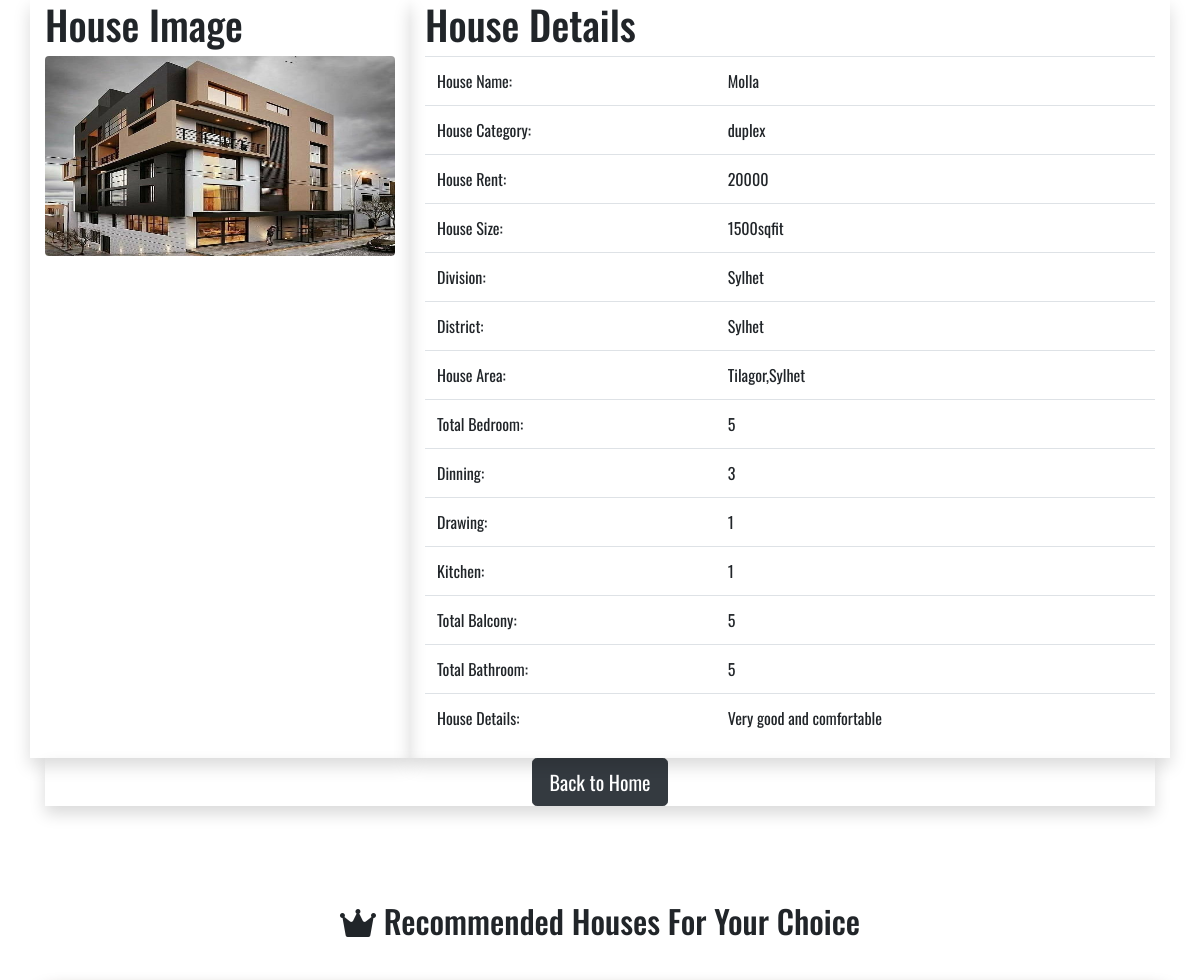
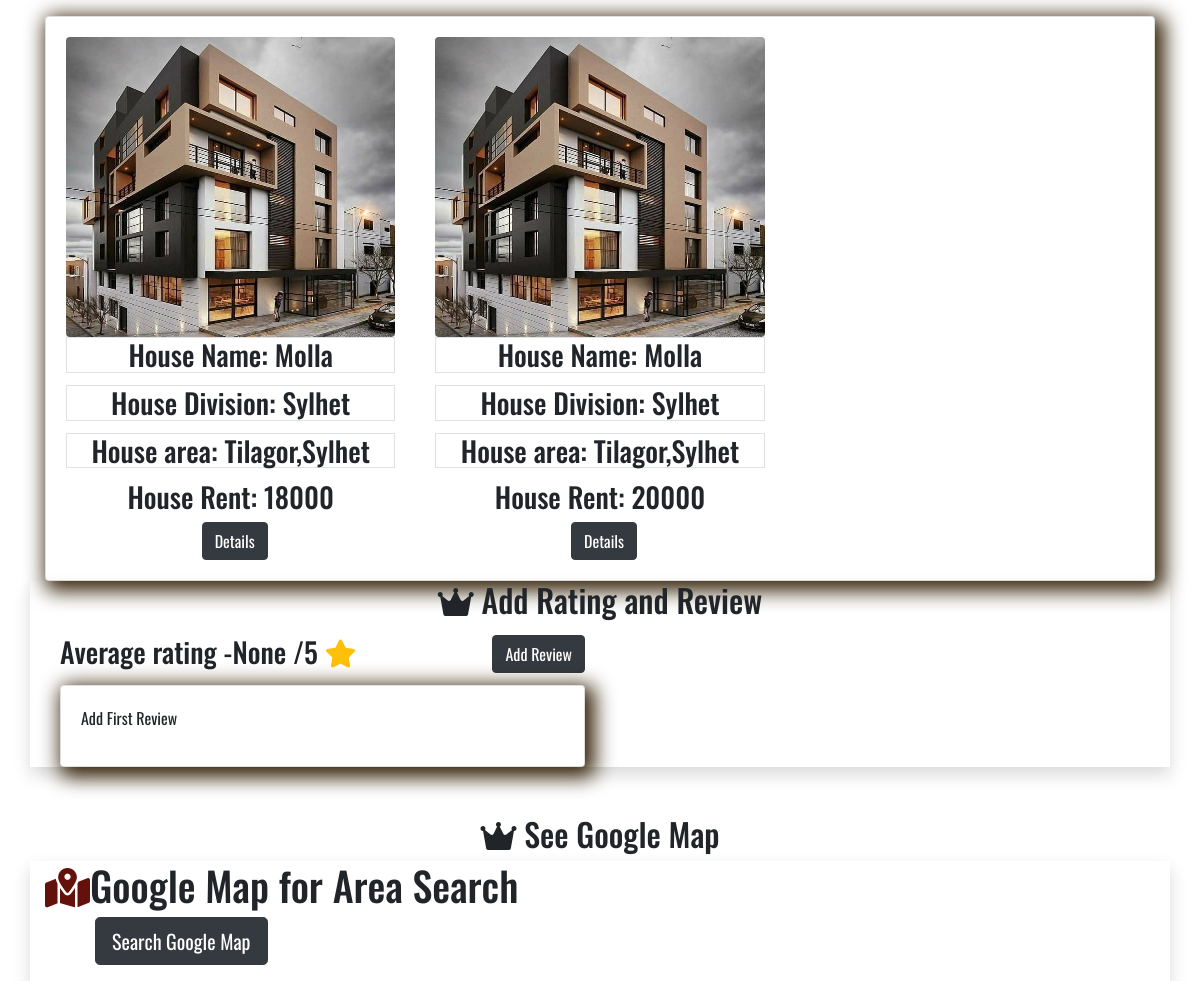
/homedetails/2, run on the app's committed database (2 pictures, top to bottom).
### houserental/models.py (models this page shows)
class ownerformfill(models.Model):
    ownername=models.CharField(max_length=100)
    email=models.EmailField()
    phn=models.IntegerField()
    housecategory=models.CharField(choices=HOUSE_CATEGORY, max_length=200)
    housename=models.CharField(max_length=100)
    houserent=models.PositiveIntegerField(default=0)
    img=models.ImageField(upload_to=fileimg, null=True, blank=True )
    imgidfont=models.ImageField(upload_to=fileimg, null=True, blank=True )
    imgidback=models.ImageField(upload_to=fileimg, null=True, blank=True )
    division=models.CharField(max_length=50)   #select dity pari nai..tai choices=DIVIDSION cut korlm
    district=models.CharField(max_length=100)
    area=models.CharField(max_length=250, verbose_name='Area', blank=True)
    housesize=models.CharField(max_length=100)
    bedroom=models.PositiveIntegerField(default=0)
    dinning=models.PositiveIntegerField(default=0)
    drawing=models.PositiveIntegerField(default=0)
    bathroom=models.PositiveIntegerField(default=0)
    kitchen=models.PositiveIntegerField(default=0)
    balcony=models.PositiveIntegerField(default=0)
    allinfo=models.CharField(max_length=100)
    class Meta:
        verbose_name = "Ownerformfill"
        verbose_name_plural = "Ownerformfill"

### houserental/views.py (the view)
# urls.py: path('homedetails/<str:pk>', views.homedetails, name='homedetails'),
def homedetails(request,pk):
    fe=ownerformfill.objects.get(id=pk)  #primary key(pk) ja oi key ar details dekhabe
    min_range = fe.houserent-2000
    max_range = fe.houserent+2000
    min_room=fe.bedroom-2
    max_room=fe.bedroom+2
    min_bathroom=fe.bathroom-2
    max_bathroom=fe.bathroom+2
    area_name=fe.area
    global house_list
    house_list = ownerformfill.objects.filter(houserent__range=[min_range, max_range],area__icontains=area_name)
    ratevariable=houserateform()        #amar rate ai product ar jonno create form name houserateform
    canAdd=True
    reviewcheck=houserate.objects.filter(infor_id=fe).count()   #ai fe ta info ar uporer fe k bujayse..it is user variable upore..r infor_id ta houserate model ar foreng variable thyk nea
    if reviewcheck>0:
        canAdd=False
    reviewfetch=houserate.objects.filter(infor_id=fe)           #infor_id holo houserate ar forengkey.ja ownerformfill thyk nea
    avg_reviewfetch=houserate.objects.filter(infor_id=fe).aggregate(avg_rate=Avg('info_rate'))
    d=houserate.objects.all().order_by('info_rate')
    if 'r' in request.GET:
        r=request.GET['r']
        rat=houserate.objects.filter(info_rate__icontains=r)
    else:
        rat=houserate.objects.all()
    if 'houserentid' in request.GET:
        houserentid=request.GET['houserentid']
        houserentidcheck=ownerformfill.objects.filter(houserent__icontains=houserentid)
    else:
        houserentidcheck=ownerformfill.objects.all()
    owner=ownerformfill.objects.filter(houserent__range=["5000", "20000"], housesize__range=["1000","1500"]).order_by('houserent', 'housesize')
    context={'fe':fe,                               #fe-all detail, fe,ratevariable,canAdd,reviewfetch,avg_reviewfetch all for rating and review work
              'ratevariable':ratevariable,
              'canAdd':canAdd,
              'reviewfetch':reviewfetch,
              'avg_reviewfetch':avg_reviewfetch,
              'd':d,     #try success for fetch rate value..not need
              'rat':rat,  #how much rate need value for people see..not need
              'owner':owner, #ok work this owner variable by filter..group a..not use this
              'houserentidcheck':houserentidcheck,
              'house_list':house_list,     #now this main recommendation use
              }
    return render(request, 'homedetails.html', context)

### template/homedetails.html (shortened to what this page needs)
{%load static %}
<!DOCTYPE>
<html>
  <head>
<link rel="stylesheet" href="https://cdn.jsdelivr.net/npm/bootstrap@4.6.1/dist/css/bootstrap.min.css">
{%load static %}
<link rel="stylesheet" href="{% static 'css/style.css'%}">
<link rel="stylesheet" href="{% static 'css/base.css'%}">
<link rel="stylesheet" href="https://cdnjs.cloudflare.com/ajax/libs/font-awesome/6.0.0-beta2/css/all.min.css">
<link rel="stylesheet" href="https://unpkg.com/@trevoreyre/autocomplete-js/dist/style.css"/>
<link rel="stylesheet" href="https://ajax.googleapis.com/ajax/libs/jqueryui/1.11.4/themes/smoothness/jquery-ui.css">
</head>
<body>
    <div class="container">
        <div class="row">
            <div class="col-sm-4 shadow">
             <h1>House Image</h1>
            <img src="{{ fe.img.url }}"  alt="Category image" class="rounded" width="100%" height="200px">
            </div>
            <div class="col-sm-8 shadow">
              <h1>House Details</h1>
              <table class="table table-hover">
                <tbody>
                  <tr>
                    <td>House Name:</td>
                    <td>{{fe.housename}}</td>
                  </tr>
                  <tr>
                    <td>House Category:</td>
                    <td>{{fe.housecategory}}</td>
                  </tr>
                  <tr>
                    <td>House Rent:</td>
                    <td>{{fe.houserent}}</td>
                  </tr>
                  <tr>
                    <td>House Size:</td>
                    <td>{{fe.housesize}}</td>
                  </tr>
                  <tr>
                    <td>Division:</td>
                    <td>{{fe.division}}</td>
                  </tr>
                  <tr>
                    <td>District:</td>
                    <td>{{fe.district}}</td>
                  </tr>
                  <tr>
                    <td>House Area:</td>
                    <td>{{fe.area}}</td>
                  </tr>
                  <tr>
                    <td>Total Bedroom:</td>
                    <td>{{fe.bedroom}}</td>
                  </tr>
                  <tr>
                    <td>Dinning:</td>
                    <td>{{fe.dinning}}</td>
                  </tr>
                  <tr>
                    <td>Drawing:</td>
                    <td>{{fe.drawing}}</td>
                  </tr>
                  <tr>
                    <td>Kitchen:</td>
                    <td>{{fe.kitchen}}</td>
                  </tr>
                  <tr>
                    <td>Total Balcony:</td>
                    <td>{{fe.balcony}}</td>
                  </tr>
                  <tr>
                    <td>Total Bathroom:</td>
                    <td>{{fe.bathroom}}</td>
                  </tr>
                  <tr>
                    <td>House Details:</td>
                    <td>{{fe.allinfo}}</td>
                  </tr>
                </tbody>
              </table>
            </div>
        </div>
 <div class="row-lg shadow text-center">
    <button type="button" class="btn btn-dark btn-lg">
      <a style="color:white" href="/">Back to Home</a>
    </button>
</div>
</div>
<br><br>
<section class="mt-5">
<div class="part text-center">
  <h2><i class="fa-solid fa-crown"></i>
        Recommended Houses For Your Choice</h2>
</div>
  <div class="container">
    <div class="row">
    <div class="col">
      <div class="card mt-5">
        {% if house_list %}
        {% for home in house_list %}
      <div class="card-body ">
          <div class="category-image" >
          <img src="{{ home.img.url }}" alt="Category image" class="image-responsive rounded" width="100%" >
          </div>
          <h3 class="card-title text-center border">House Name:  {{home.housename}} </h3>
          <h3 class="card-title text-center border">House Division:  {{home.division}} </h3>
          <h3 class="card-title text-center border">House area:  {{home.area}} </h3>
          <h3 class="card-text text-center">House Rent: {{home.houserent}} </h3>
          <div class="d-flex justify-content-center links">
           <a href="{% url 'recommandation_details' home.pk%}" class="btn btn-dark ml-2">Details</a>
          </div>
      </div>
      {% endfor %}
      {% endif %}
    </div>
</div>
</div>
</div>
</section>
<section>
  <div class="container">
    <div class="row">
      <div class="col shadow">
<div class="part text-center">
<h2><i class="fa-solid fa-crown"></i>
Add Rating and Review</h2>
</div>
  <div class="col-md-6">
    <h3 class="my-3"> Average rating -<span class="avg-rate">{{avg_reviewfetch.avg_rate}}</span> /5 <i class="fa fa-star text-warning"></i>
      {% if canAdd %}
      <button data-toggle="modal" data-target="#houserate" type="button" class="btn btn-dark btn-md float-right reviewBtn">Add Review</button>
      {% endif %}
</h3>
<div class="card">
<div class="card-body review-list" style="max-height: 400px; overflow: auto;">
        {% if reviewfetch %}
        {% for reviewfetchok in reviewfetch %}
          <blockquote class="blockquote text-right">
            <h3> {{reviewfetchok.info_review}} </h3>
            <footer class="blockquote-footer">
              <cite title="Source Title">
                {% for star in reviewfetchok.info_rate|ljust:reviewfetchok.info_rate %}
                <i class="fa fa-star text-warning"></i>
                {% endfor %}
              </cite>
            </footer>
          </blockquote>
          <hr />
          {% endfor %}
          {% else %}
          <p class="no-data">Add First Review</p>
          {% endif %}
      </div>
    </div>
  </div>
  </div>
</div>
</div>
</section>
<section class="mt-5">
  <div class="part text-center">
          <h2><i class="fa-solid fa-crown"></i>
          See Google Map</h2>
      </div>
    <div class="container">
      <div class="row">
      <div class="col shadow">
      <div class="nav-wrap">
          <div class="logo">
             <h1><i class="fa-solid fa-map-location-dot"></i>Google Map for Area Search</h1>
          </div>
      <div class="menu">
         <ul>
          <li>
         <button type="submit" class="btn btn-dark btn-lg"> <a href="{% url 'ourcountry' %}">Search Google Map</a></button>
          </li>
          </ul>
      </div>
    </div>
    </div>
    </div>
    </section>
      </body>
    </html>

### static/css/style.css (style rules this page uses)
* { font-family: 'Bebas Neue', cursive; font-family: 'Oswald', sans-serif; }
.menu ul { display: flex; align-items: center; }
.nav-wrap a { color: white; text-decoration: none; transition: 0.5s; }
.nav-wrap ul li { list-style-type: none; padding: 0px 10px; align-items: center; font-size: 20px; }
.logo i { color: #63110a; font-size: 40px; }

### static/css/base.css (style rules this page uses)
.card { -webkit-box-shadow: 5px 5px 20px 5px rgba(51, 31, 4, 0.99); box-shadow: 5px 5px 20px 5px rgba(51, 31, 4, 0.99); }
.image-responsive { height: 300px; }
.category-image { overflow: hidden; }
.category-image img { transition: all 1.5s ease; }

### template/homedetails.html (style rules this page uses)
.card { margin:0 auto; display:grid; grid-template-columns:repeat(3,1fr); }

### data on the page
ownerformfill: img (picture), housename "Molla", housecategory "duplex", houserent "20000", housesize "1500sqfit", division "Sylhet", district "Sylhet", area "Tilagor,Sylhet", bedroom "5", dinning "3", drawing "1", kitchen "1", balcony "5", bathroom "5", allinfo "Very good and comfortable"
ownerformfill: img (picture), housename "Molla", division "Sylhet", area "Tilagor,Sylhet", houserent "18000"

### other printed values
{{ avg_reviewfetch.avg_rate }} "None"
